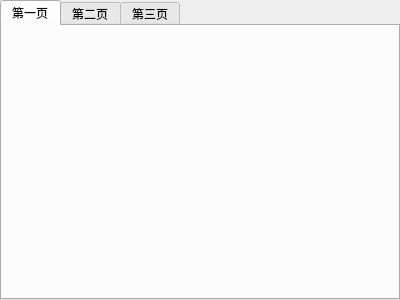
<?xml version="1.0" encoding="UTF-8"?>
<ui version="4.0">
 <class>TabWidget</class>
 <widget class="QTabWidget" name="TabWidget">
  <property name="geometry">
   <rect>
    <x>0</x>
    <y>0</y>
    <width>400</width>
    <height>300</height>
   </rect>
  </property>
  <property name="windowTitle">
   <string>TabWidget</string>
  </property>
  <widget class="QWidget" name="tab1">
   <attribute name="title">
    <string>第一页</string>
   </attribute>
  </widget>
  <widget class="QWidget" name="tab2">
   <attribute name="title">
    <string>第二页</string>
   </attribute>
  </widget>
  <widget class="QWidget" name="tab3">
   <attribute name="title">
    <string>第三页</string>
   </attribute>
  </widget>
 </widget>
 <resources/>
 <connections/>
</ui>
